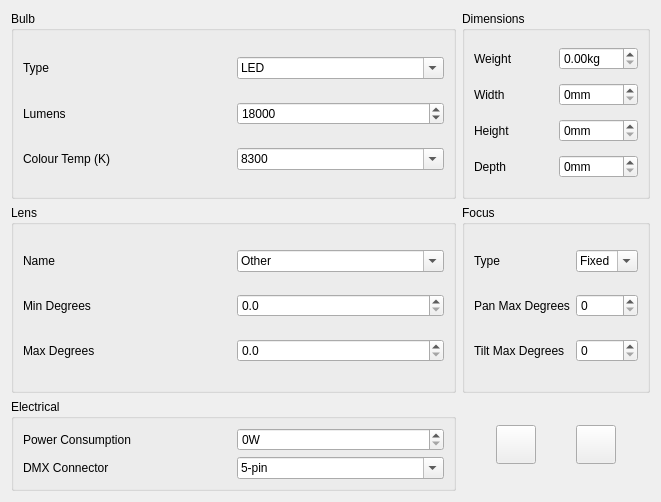
<?xml version="1.0" encoding="UTF-8"?>
<ui version="4.0">
 <author>Massimo Callegari</author>
 <comment>
  Q Light Controller Plus
  editphysical.ui

  Copyright (c) 2015 Massimo Callegari

  Licensed under the Apache License, Version 2.0 (the &quot;License&quot;);
  you may not use this file except in compliance with the License.
  You may obtain a copy of the License at

      http://www.apache.org/licenses/LICENSE-2.0.txt

  Unless required by applicable law or agreed to in writing, software
  distributed under the License is distributed on an &quot;AS IS&quot; BASIS,
  WITHOUT WARRANTIES OR CONDITIONS OF ANY KIND, either express or implied.
  See the License for the specific language governing permissions and
  limitations under the License.
 </comment>
 <class>EditPhysical</class>
 <widget class="QWidget" name="EditPhysical">
  <property name="geometry">
   <rect>
    <x>0</x>
    <y>0</y>
    <width>661</width>
    <height>502</height>
   </rect>
  </property>
  <property name="windowTitle">
   <string notr="true">Edit physical</string>
  </property>
  <layout class="QGridLayout" name="gridLayout_14">
   <item row="0" column="0">
    <widget class="QGroupBox" name="groupBox_10">
     <property name="title">
      <string>Bulb</string>
     </property>
     <layout class="QGridLayout" name="gridLayout_13">
      <item row="0" column="0">
       <widget class="QLabel" name="m_bulbTypeLabel">
        <property name="text">
         <string>Type</string>
        </property>
       </widget>
      </item>
      <item row="0" column="2">
       <widget class="QComboBox" name="m_bulbTypeCombo">
        <property name="editable">
         <bool>true</bool>
        </property>
        <property name="currentIndex">
         <number>34</number>
        </property>
        <item>
         <property name="text">
          <string notr="true">CDM 70W</string>
         </property>
        </item>
        <item>
         <property name="text">
          <string notr="true">CDM 150W</string>
         </property>
        </item>
        <item>
         <property name="text">
          <string notr="true">CP29 5000W</string>
         </property>
        </item>
        <item>
         <property name="text">
          <string notr="true">CP41 2000W</string>
         </property>
        </item>
        <item>
         <property name="text">
          <string notr="true">CP60 1000W</string>
         </property>
        </item>
        <item>
         <property name="text">
          <string notr="true">CP61 1000W</string>
         </property>
        </item>
        <item>
         <property name="text">
          <string notr="true">CP62 1000W</string>
         </property>
        </item>
        <item>
         <property name="text">
          <string notr="true">CP86 500W</string>
         </property>
        </item>
        <item>
         <property name="text">
          <string notr="true">CP87 500W</string>
         </property>
        </item>
        <item>
         <property name="text">
          <string notr="true">CP88 500W</string>
         </property>
        </item>
        <item>
         <property name="text">
          <string notr="true">EFP 100W</string>
         </property>
        </item>
        <item>
         <property name="text">
          <string notr="true">EFP 150W</string>
         </property>
        </item>
        <item>
         <property name="text">
          <string notr="true">EFR 100W</string>
         </property>
        </item>
        <item>
         <property name="text">
          <string notr="true">EFR 150W</string>
         </property>
        </item>
        <item>
         <property name="text">
          <string notr="true">ELC 250W</string>
         </property>
        </item>
        <item>
         <property name="text">
          <string notr="true">HMI 150W</string>
         </property>
        </item>
        <item>
         <property name="text">
          <string notr="true">HMI 250W</string>
         </property>
        </item>
        <item>
         <property name="text">
          <string notr="true">HMI 400W</string>
         </property>
        </item>
        <item>
         <property name="text">
          <string notr="true">HMI 575W</string>
         </property>
        </item>
        <item>
         <property name="text">
          <string notr="true">HMI 700W</string>
         </property>
        </item>
        <item>
         <property name="text">
          <string notr="true">HMI 1200W</string>
         </property>
        </item>
        <item>
         <property name="text">
          <string notr="true">HMI 4000W</string>
         </property>
        </item>
        <item>
         <property name="text">
          <string notr="true">HSD 150W</string>
         </property>
        </item>
        <item>
         <property name="text">
          <string notr="true">HSD 200W</string>
         </property>
        </item>
        <item>
         <property name="text">
          <string notr="true">HSD 250W</string>
         </property>
        </item>
        <item>
         <property name="text">
          <string notr="true">HSD 575W</string>
         </property>
        </item>
        <item>
         <property name="text">
          <string notr="true">HTI 150W</string>
         </property>
        </item>
        <item>
         <property name="text">
          <string notr="true">HTI 250W</string>
         </property>
        </item>
        <item>
         <property name="text">
          <string notr="true">HTI 300W</string>
         </property>
        </item>
        <item>
         <property name="text">
          <string notr="true">HTI 400W</string>
         </property>
        </item>
        <item>
         <property name="text">
          <string notr="true">HTI 575W</string>
         </property>
        </item>
        <item>
         <property name="text">
          <string notr="true">HTI 700W</string>
         </property>
        </item>
        <item>
         <property name="text">
          <string notr="true">HTI 1200W</string>
         </property>
        </item>
        <item>
         <property name="text">
          <string notr="true">HTI 2500W</string>
         </property>
        </item>
        <item>
         <property name="text">
          <string notr="true">LED</string>
         </property>
        </item>
        <item>
         <property name="text">
          <string notr="true">MSD 200W</string>
         </property>
        </item>
        <item>
         <property name="text">
          <string notr="true">MSD 250W</string>
         </property>
        </item>
        <item>
         <property name="text">
          <string notr="true">MSD 275W</string>
         </property>
        </item>
        <item>
         <property name="text">
          <string notr="true">MSD Platinum 15 R 300W</string>
         </property>
        </item>
        <item>
         <property name="text">
          <string notr="true">MSD 575W</string>
         </property>
        </item>
        <item>
         <property name="text">
          <string notr="true">MSR 575W</string>
         </property>
        </item>
        <item>
         <property name="text">
          <string notr="true">MSR 700W</string>
         </property>
        </item>
        <item>
         <property name="text">
          <string notr="true">MSR 1200W</string>
         </property>
        </item>
       </widget>
      </item>
      <item row="1" column="0">
       <widget class="QLabel" name="m_bulbLumensLabel">
        <property name="text">
         <string>Lumens</string>
        </property>
       </widget>
      </item>
      <item row="1" column="2">
       <widget class="QSpinBox" name="m_bulbLumensSpin">
        <property name="accelerated">
         <bool>true</bool>
        </property>
        <property name="maximum">
         <number>999999</number>
        </property>
        <property name="value">
         <number>18000</number>
        </property>
       </widget>
      </item>
      <item row="2" column="0">
       <widget class="QLabel" name="m_bulbTempLabel">
        <property name="text">
         <string>Colour Temp (K)</string>
        </property>
       </widget>
      </item>
      <item row="2" column="2">
       <widget class="QComboBox" name="m_bulbTempCombo">
        <property name="editable">
         <bool>true</bool>
        </property>
        <property name="currentIndex">
         <number>12</number>
        </property>
        <item>
         <property name="text">
          <string notr="true">2000</string>
         </property>
        </item>
        <item>
         <property name="text">
          <string notr="true">2800</string>
         </property>
        </item>
        <item>
         <property name="text">
          <string notr="true">3200</string>
         </property>
        </item>
        <item>
         <property name="text">
          <string notr="true">4000</string>
         </property>
        </item>
        <item>
         <property name="text">
          <string notr="true">4500</string>
         </property>
        </item>
        <item>
         <property name="text">
          <string notr="true">5000</string>
         </property>
        </item>
        <item>
         <property name="text">
          <string notr="true">5500</string>
         </property>
        </item>
        <item>
         <property name="text">
          <string notr="true">6000</string>
         </property>
        </item>
        <item>
         <property name="text">
          <string notr="true">6500</string>
         </property>
        </item>
        <item>
         <property name="text">
          <string notr="true">7000</string>
         </property>
        </item>
        <item>
         <property name="text">
          <string notr="true">7200</string>
         </property>
        </item>
        <item>
         <property name="text">
          <string notr="true">8000</string>
         </property>
        </item>
        <item>
         <property name="text">
          <string notr="true">8300</string>
         </property>
        </item>
        <item>
         <property name="text">
          <string notr="true">9000</string>
         </property>
        </item>
        <item>
         <property name="text">
          <string notr="true">9300</string>
         </property>
        </item>
       </widget>
      </item>
     </layout>
    </widget>
   </item>
   <item row="0" column="1">
    <widget class="QGroupBox" name="groupBox_9">
     <property name="title">
      <string>Dimensions</string>
     </property>
     <layout class="QGridLayout" name="gridLayout_12">
      <item row="0" column="0">
       <widget class="QLabel" name="m_weightLabel">
        <property name="text">
         <string>Weight</string>
        </property>
       </widget>
      </item>
      <item row="0" column="1">
       <widget class="QDoubleSpinBox" name="m_weightSpin">
        <property name="suffix">
         <string>kg</string>
        </property>
        <property name="maximum">
         <double>999.990000000000009</double>
        </property>
       </widget>
      </item>
      <item row="1" column="0">
       <widget class="QLabel" name="m_widthLabel">
        <property name="text">
         <string>Width</string>
        </property>
       </widget>
      </item>
      <item row="1" column="1">
       <widget class="QSpinBox" name="m_widthSpin">
        <property name="accelerated">
         <bool>true</bool>
        </property>
        <property name="suffix">
         <string>mm</string>
        </property>
        <property name="maximum">
         <number>9999</number>
        </property>
       </widget>
      </item>
      <item row="2" column="0">
       <widget class="QLabel" name="m_heightLabel">
        <property name="text">
         <string>Height</string>
        </property>
       </widget>
      </item>
      <item row="2" column="1">
       <widget class="QSpinBox" name="m_heightSpin">
        <property name="accelerated">
         <bool>true</bool>
        </property>
        <property name="suffix">
         <string>mm</string>
        </property>
        <property name="maximum">
         <number>9999</number>
        </property>
       </widget>
      </item>
      <item row="3" column="0">
       <widget class="QLabel" name="m_depthLabel">
        <property name="text">
         <string>Depth</string>
        </property>
       </widget>
      </item>
      <item row="3" column="1">
       <widget class="QSpinBox" name="m_depthSpin">
        <property name="accelerated">
         <bool>true</bool>
        </property>
        <property name="suffix">
         <string>mm</string>
        </property>
        <property name="maximum">
         <number>9999</number>
        </property>
       </widget>
      </item>
     </layout>
    </widget>
   </item>
   <item row="1" column="0">
    <widget class="QGroupBox" name="groupBox_8">
     <property name="title">
      <string>Lens</string>
     </property>
     <layout class="QGridLayout" name="gridLayout_11">
      <item row="0" column="0">
       <widget class="QLabel" name="m_lensNameLabel">
        <property name="text">
         <string>Name</string>
        </property>
       </widget>
      </item>
      <item row="0" column="1">
       <widget class="QComboBox" name="m_lensNameCombo">
        <property name="editable">
         <bool>true</bool>
        </property>
        <item>
         <property name="text">
          <string notr="true">Other</string>
         </property>
        </item>
        <item>
         <property name="text">
          <string notr="true">PC</string>
         </property>
        </item>
        <item>
         <property name="text">
          <string notr="true">Fresnel</string>
         </property>
        </item>
       </widget>
      </item>
      <item row="1" column="0">
       <widget class="QLabel" name="m_lensDegreesMinLabel">
        <property name="text">
         <string>Min Degrees</string>
        </property>
       </widget>
      </item>
      <item row="2" column="0">
       <widget class="QLabel" name="m_lensDegreesMaxLabel">
        <property name="text">
         <string>Max Degrees</string>
        </property>
       </widget>
      </item>
      <item row="2" column="1">
       <widget class="QDoubleSpinBox" name="m_lensDegreesMaxSpin">
        <property name="accelerated">
         <bool>true</bool>
        </property>
        <property name="decimals">
         <number>1</number>
        </property>
        <property name="maximum">
         <double>360.000000000000000</double>
        </property>
       </widget>
      </item>
      <item row="1" column="1">
       <widget class="QDoubleSpinBox" name="m_lensDegreesMinSpin">
        <property name="accelerated">
         <bool>true</bool>
        </property>
        <property name="decimals">
         <number>1</number>
        </property>
        <property name="maximum">
         <double>360.000000000000000</double>
        </property>
       </widget>
      </item>
     </layout>
    </widget>
   </item>
   <item row="1" column="1">
    <widget class="QGroupBox" name="groupBox_7">
     <property name="title">
      <string>Focus</string>
     </property>
     <layout class="QGridLayout" name="gridLayout_10">
      <item row="0" column="0">
       <widget class="QLabel" name="m_focusTypeLabel">
        <property name="text">
         <string>Type</string>
        </property>
       </widget>
      </item>
      <item row="0" column="1">
       <widget class="QComboBox" name="m_focusTypeCombo">
        <property name="editable">
         <bool>true</bool>
        </property>
        <item>
         <property name="text">
          <string notr="true">Fixed</string>
         </property>
        </item>
        <item>
         <property name="text">
          <string notr="true">Head</string>
         </property>
        </item>
        <item>
         <property name="text">
          <string notr="true">Mirror</string>
         </property>
        </item>
        <item>
         <property name="text">
          <string notr="true">Barrel</string>
         </property>
        </item>
       </widget>
      </item>
      <item row="1" column="0">
       <widget class="QLabel" name="m_panMaxLabel">
        <property name="text">
         <string>Pan Max Degrees</string>
        </property>
       </widget>
      </item>
      <item row="1" column="1">
       <widget class="QSpinBox" name="m_panMaxSpin">
        <property name="accelerated">
         <bool>true</bool>
        </property>
        <property name="maximum">
         <number>999</number>
        </property>
       </widget>
      </item>
      <item row="2" column="0">
       <widget class="QLabel" name="m_tiltMaxLabel">
        <property name="text">
         <string>Tilt Max Degrees</string>
        </property>
       </widget>
      </item>
      <item row="2" column="1">
       <widget class="QSpinBox" name="m_tiltMaxSpin">
        <property name="accelerated">
         <bool>true</bool>
        </property>
        <property name="maximum">
         <number>999</number>
        </property>
       </widget>
      </item>
     </layout>
    </widget>
   </item>
   <item row="2" column="0">
    <widget class="QGroupBox" name="groupBox_6">
     <property name="title">
      <string>Electrical</string>
     </property>
     <layout class="QGridLayout" name="gridLayout_7">
      <item row="0" column="0">
       <widget class="QLabel" name="m_powerConsumptionLabel">
        <property name="text">
         <string>Power Consumption</string>
        </property>
       </widget>
      </item>
      <item row="0" column="1">
       <widget class="QSpinBox" name="m_powerConsumptionSpin">
        <property name="accelerated">
         <bool>true</bool>
        </property>
        <property name="suffix">
         <string>W</string>
        </property>
        <property name="maximum">
         <number>99999</number>
        </property>
       </widget>
      </item>
      <item row="1" column="0">
       <widget class="QLabel" name="m_dmxConnectorLabel">
        <property name="text">
         <string>DMX Connector</string>
        </property>
       </widget>
      </item>
      <item row="1" column="1">
       <widget class="QComboBox" name="m_dmxConnectorCombo">
        <property name="editable">
         <bool>true</bool>
        </property>
        <property name="currentIndex">
         <number>0</number>
        </property>
        <item>
         <property name="text">
          <string notr="true">5-pin</string>
         </property>
        </item>
        <item>
         <property name="text">
          <string notr="true">3-pin</string>
         </property>
        </item>
        <item>
         <property name="text">
          <string notr="true">3-pin and 5-pin</string>
         </property>
        </item>
        <item>
         <property name="text">
          <string notr="true">3.5 mm stereo jack</string>
         </property>
        </item>
        <item>
         <property name="text">
          <string notr="true">Other</string>
         </property>
        </item>
       </widget>
      </item>
     </layout>
    </widget>
   </item>
   <item row="2" column="1">
    <layout class="QHBoxLayout" name="horizontalLayout">
     <item>
      <widget class="QToolButton" name="copyClipboardButton">
       <property name="toolTip">
        <string>Copy physical information to clipboard</string>
       </property>
       <property name="icon">
        <iconset resource="../ui/src/qlcui.qrc">
         <normaloff>:/editcopy.png</normaloff>:/editcopy.png</iconset>
       </property>
       <property name="iconSize">
        <size>
         <width>32</width>
         <height>32</height>
        </size>
       </property>
      </widget>
     </item>
     <item>
      <widget class="QToolButton" name="pasteClipboardButton">
       <property name="toolTip">
        <string>Paste physical information from clipboard</string>
       </property>
       <property name="icon">
        <iconset resource="../ui/src/qlcui.qrc">
         <normaloff>:/editpaste.png</normaloff>:/editpaste.png</iconset>
       </property>
       <property name="iconSize">
        <size>
         <width>32</width>
         <height>32</height>
        </size>
       </property>
      </widget>
     </item>
    </layout>
   </item>
  </layout>
 </widget>
 <resources>
  <include location="../ui/src/qlcui.qrc"/>
  <include location="../ui/src/qlcui.qrc"/>
 </resources>
 <connections/>
</ui>
